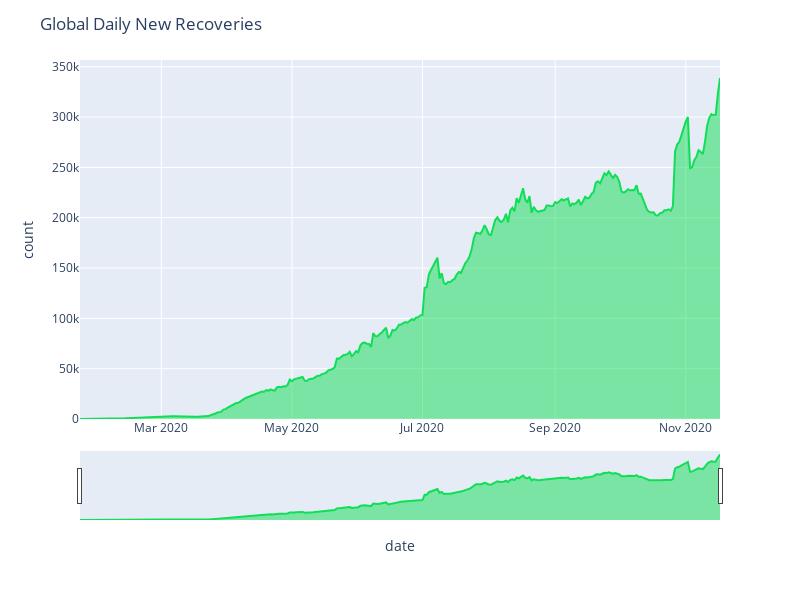

The notebook cell this image was saved under:
### Code cell
# Global new recoveries
graph_area_global("new_recovered", "#11de57", "Global Daily New Recoveries")

### Figure 1 — Plotly figure (JSON) as saved in the notebook; plotly's stock layout.template omitted (floating-point values rounded to 4 significant figures; data arrays with more than 128 entries replaced by an {"elided": "..."} marker saying what was removed)
{"data": [{"fillpattern": {"shape": ""}, "hovertemplate": "date=%{x}<br>new_recovered=%{y}<extra></extra>", "legendgroup": "", "line": {"color": "#11de57"}, "marker": {"symbol": "circle"}, "mode": "lines", "name": "", "orientation": "v", "showlegend": false, "stackgroup": "1", "type": "scatter", "x": {"elided": "300 str values"}, "xaxis": "x", "y": {"elided": "300 int values"}, "yaxis": "y"}], "layout": {"height": 600, "legend": {"tracegroupgap": 0}, "margin": {"t": 60}, "title": {"text": "Global Daily New Recoveries"}, "width": 800, "xaxis": {"anchor": "y", "autorange": true, "domain": [0, 1], "range": ["2020-01-23", "2020-11-17"], "rangeslider": {"autorange": true, "range": ["2020-01-23", "2020-11-17"], "visible": true, "yaxis": {"_template": null, "rangemode": "match"}}, "title": {"text": "date"}, "type": "date"}, "yaxis": {"anchor": "x", "autorange": true, "domain": [0, 1], "range": [0, 356700.0], "title": {"text": "count"}, "type": "linear"}}}
